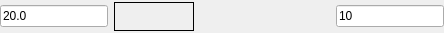
    <widget class="QFrame" name="fraScanParams">
     <property name="minimumSize">
      <size>
       <width>0</width>
       <height>0</height>
      </size>
     </property>
     <property name="maximumSize">
      <size>
       <width>16777215</width>
       <height>33</height>
      </size>
     </property>
     <property name="frameShape">
      <enum>QFrame::NoFrame</enum>
     </property>
     <property name="frameShadow">
      <enum>QFrame::Raised</enum>
     </property>
     <layout class="QHBoxLayout" name="horizontalLayout_12">
      <property name="leftMargin">
       <number>0</number>
      </property>
      <property name="topMargin">
       <number>2</number>
      </property>
      <property name="rightMargin">
       <number>0</number>
      </property>
      <property name="bottomMargin">
       <number>2</number>
      </property>
      <item>
       <widget class="QLineEdit" name="leRate">
        <property name="sizePolicy">
         <sizepolicy hsizetype="Preferred" vsizetype="Fixed">
          <horstretch>0</horstretch>
          <verstretch>0</verstretch>
         </sizepolicy>
        </property>
        <property name="maximumSize">
         <size>
          <width>16777215</width>
          <height>22</height>
         </size>
        </property>
        <property name="toolTip">
         <string>Rate</string>
        </property>
        <property name="text">
         <string>20.0</string>
        </property>
       </widget>
      </item>
      <item>
       <widget class="QLabel" name="lblRateReturned">
        <property name="sizePolicy">
         <sizepolicy hsizetype="Minimum" vsizetype="Minimum">
          <horstretch>0</horstretch>
          <verstretch>0</verstretch>
         </sizepolicy>
        </property>
        <property name="minimumSize">
         <size>
          <width>80</width>
          <height>20</height>
         </size>
        </property>
        <property name="toolTip">
         <string>Actual rate returned</string>
        </property>
        <property name="frameShape">
         <enum>QFrame::Box</enum>
        </property>
        <property name="text">
         <string/>
        </property>
       </widget>
      </item>
      <item>
       <spacer name="horizontalSpacer_5">
        <property name="orientation">
         <enum>Qt::Horizontal</enum>
        </property>
        <property name="sizeHint" stdset="0">
         <size>
          <width>136</width>
          <height>20</height>
         </size>
        </property>
       </spacer>
      </item>
      <item>
       <widget class="QLineEdit" name="leBlockSize">
        <property name="sizePolicy">
         <sizepolicy hsizetype="Preferred" vsizetype="Fixed">
          <horstretch>0</horstretch>
          <verstretch>0</verstretch>
         </sizepolicy>
        </property>
        <property name="maximumSize">
         <size>
          <width>16777215</width>
          <height>22</height>
         </size>
        </property>
        <property name="toolTip">
         <string>Block size (should be &lt; samples per channel)</string>
        </property>
        <property name="text">
         <string>10</string>
        </property>
       </widget>
      </item>
     </layout>
    </widget>
